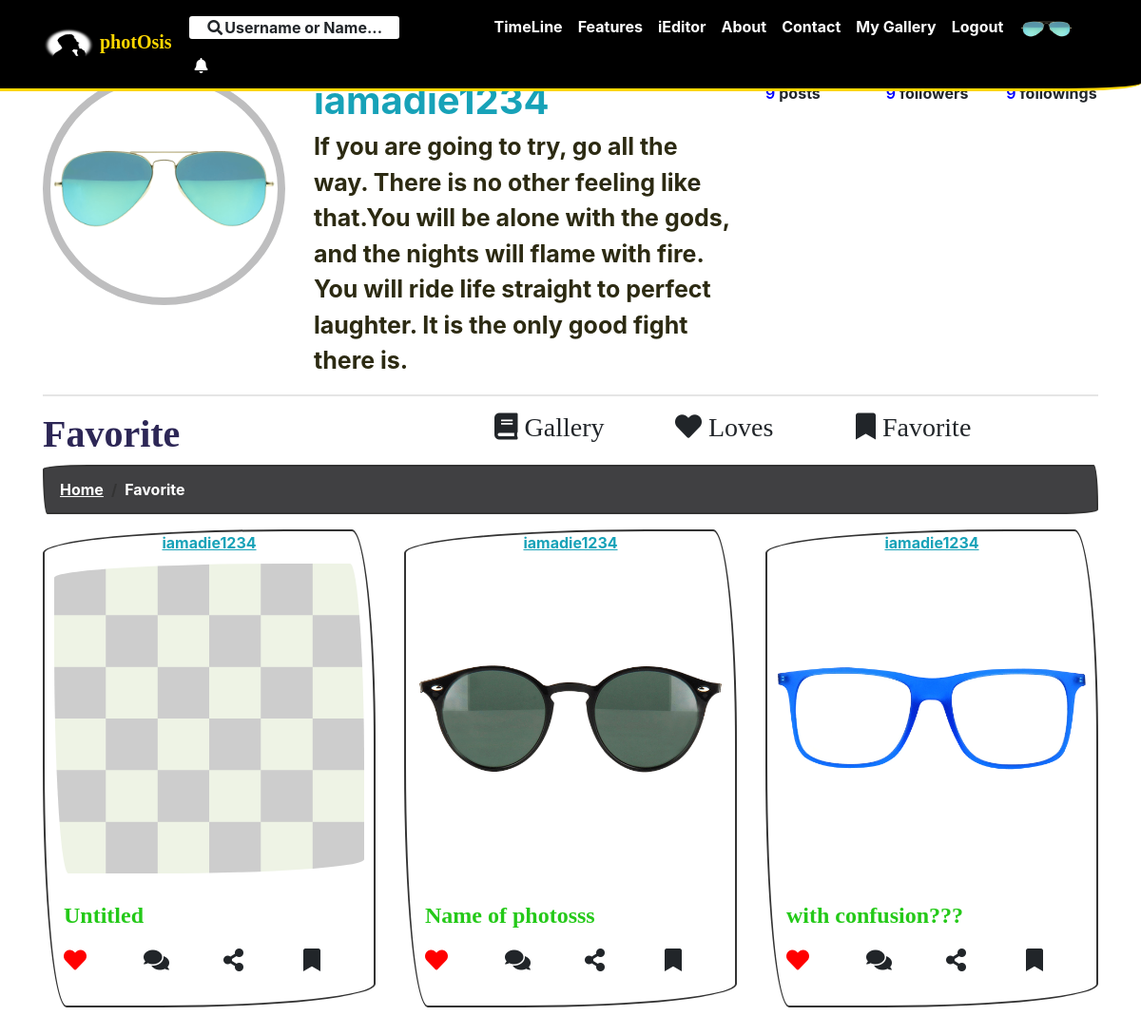
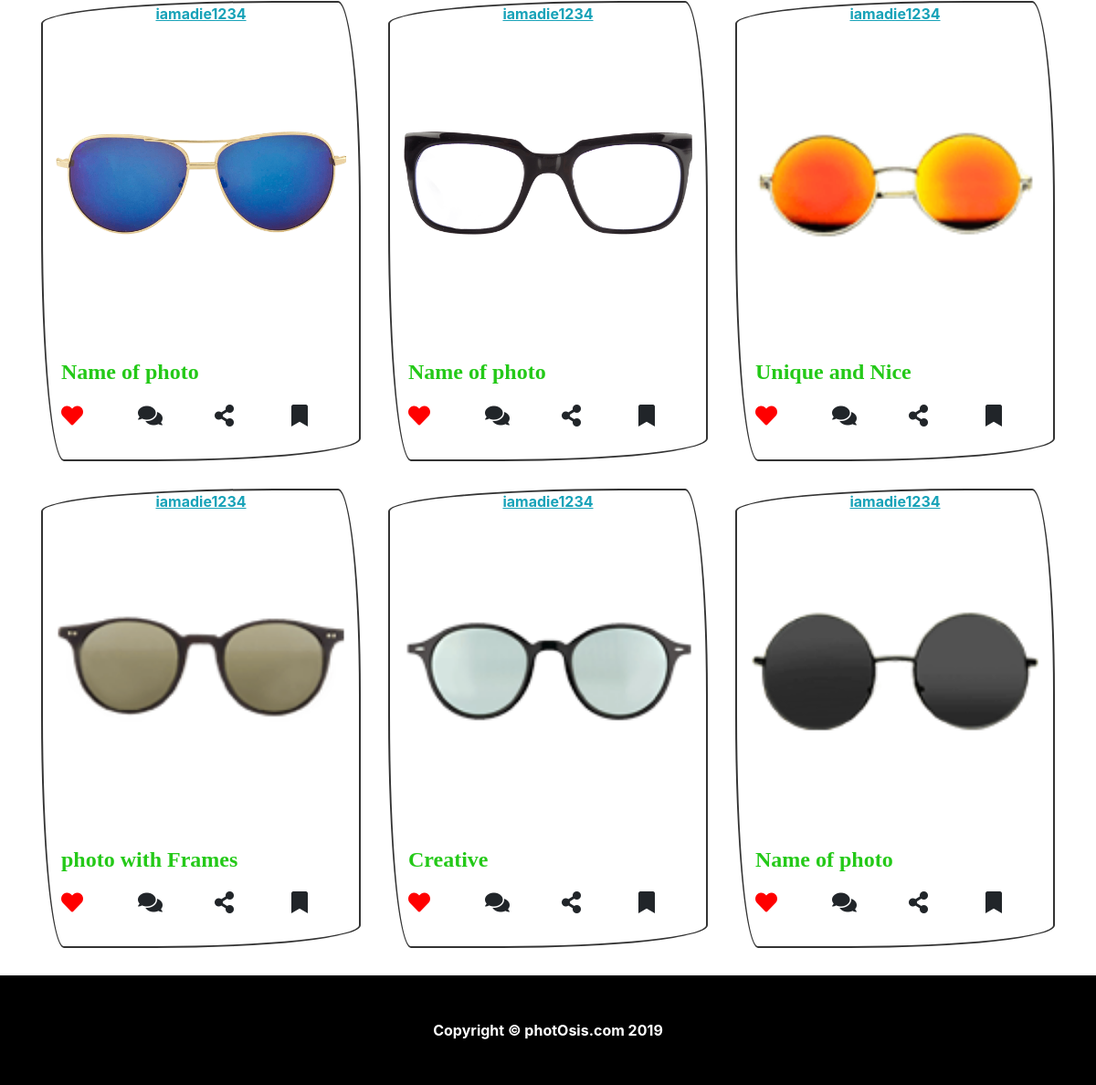
The app's page /favorite.php (signed in) with its own data (2 pictures, top to bottom).
### tables this page shows
CREATE TABLE `users` (
  `id` int(11) NOT NULL,
  `name` varchar(100) NOT NULL,
  `username` varchar(100) NOT NULL,
  `email` varchar(100) NOT NULL,
  `password` varchar(100) NOT NULL,
  `fav_quote` varchar(250) NOT NULL,
  `dob` date NOT NULL,
  `gender` int(2) NOT NULL,
  `status` int(2) NOT NULL,
  `profile_pic_status` int(3) NOT NULL,
  `login_status` int(3) NOT NULL
);

CREATE TABLE `user_photos` (
  `id` int(11) NOT NULL,
  `name` varchar(255) NOT NULL,
  `description` varchar(1000) NOT NULL,
  `user_id` int(11) NOT NULL,
  `status` int(11) NOT NULL,
  `time` datetime NOT NULL
);

### dbfiles/db.php (called while the page is built, shortened)
<?php
$db=Array(
	"host"=>"localhost",
	"username"=>"root",
	"password"=>"",
	"name"=>"iEdit"
);
function sql_query($query)
{
	global $db;
	$con=mysqli_connect($db['host'],$db['username'],$db['password'],$db['name']);
	$arr=[];
	$res=mysqli_query($con,$query);
	while ($row=mysqli_fetch_assoc($res)) {
		$arr[]=$row;
	}
	return $arr;
}
?>

### favorite.php (the view, shortened to what this page needs)
<?php
require_once "header.php";
$user=sql_query("select * from users where id={$_SESSION['userLogged']}");
$userPhotos=sql_query("SELECT users.name as uname, user_photos.name as pname,user_photos.id as pid,username, (case when EXISTS(select * from likes where user_id={$_SESSION['userLogged']} and photo_id=user_photos.id) then 1 else 0 end) as isLiked from user_photos,users where user_photos.user_id = users.id and user_id={$_SESSION['userLogged']}");
?>
<div class="container">
	<div class="row" style="margin-top:20px">
		<div class="col-lg-3">
			<a href="profile.php"><img class="rounded-circle " style="border:8px solid #bebebf;height:245px;width:255px;" src="<?php echo $profilePic?>">	</a>
		</div>
			<div class="col-lg-5">
				<a href="#" class="text-info" style="text-align:center;font-size:40px; text-decoration:none;">
					<?php
						foreach ($user as $key => $value)
							echo $value['username'];
					?>
				</a >
				<div class="" style="font-size:25px;text-decoration:none;font-weight:bold; color:#232108f5;">
					<?php
						foreach ($user as $key => $value)
							echo $value['fav_quote'];
					?>
				</div>
			</div>
				<div class="col-lg-4">
					<div class="row" style="margin-top:10px">
						<div class="col-lg-4" >
							<span style="font-weight:600; color:blue;">
								<?php
									$total_posts=sql_query("SELECT count(*) as pid from user_photos where user_id = {$_SESSION['userLogged']}");
									foreach ($total_posts as $key => $value)
									{
										echo $value['pid'].' ';
									}
								?>
							</span>posts
						</div>
						<div class="col-lg-4" >
							<span style="font-weight:600; color:blue;">
								<?php
									$total_posts=sql_query("SELECT count(*) as pid from user_photos where user_id = {$_SESSION['userLogged']}");
									foreach ($total_posts as $key => $value)
									{
										echo $value['pid'].' ';
									}
								?>
							</span>followers
						</div>
						<div class="col-lg-4" >
							<span style="font-weight:600; color:blue;">
								<?php
									$total_posts=sql_query("SELECT count(*) as pid from user_photos where user_id = {$_SESSION['userLogged']}");
									foreach ($total_posts as $key => $value)
									{
										echo $value['pid'].' ';
									}
								?>
							</span>followings
						</div>
					</div>
				</div>
	</div><hr>
    <div class="row">
		<div class="col-lg-5">
			<h1 class="" style="font-weight:bold; color:#2d2756;">Favorite</h1>
		</div>
		<div class="col-lg-2 	" >
				<h3 style="cursor:pointer;"onclick="window.location='my-gallery.php';"><i class="fa fa-book"></i><?php echo " "?>Gallery</h3>
		</div>
		<div class="col-lg-2 ">
				<h3 style="cursor:pointer;"onclick="window.location='love.php';"><i class="fa fa-heart"></i><?php echo " "?>Loves</h3>
		</div>
		<div class="col-lg-3 ">
				<h3 style="cursor:pointer;"onclick="window.location='favorite.php';"><i class="fa fa-bookmark"></i><?php echo " "?>Favorite</h3>
		</div>
    </div>
	<ol class="breadcrumb"style="background-color:#404042">
		<li class="breadcrumb-item">
			<a href="index.php"style="color:white">Home</a>
		</li>
		<li class="breadcrumb-item active"style="color:white">Favorite</li>
	</ol>
	<div class="row">
      	<?php
			foreach ($userPhotos as $key => $value)
			{
				echo '<div class="gallery col-lg-4 col-sm-6 portfolio-item">
			          <div class="card h-100 rounded">
		                <a href="#" class="text-info" style="text-align:center;id="username" text-decoration:none;">'.$value['username'].'</a>
			            <img class="card-img-top rounded" style="padding:10px" src="user_photos/png/'
			            .$value['pid'].'.png" alt="error loading image">
			            <div class="card-body">
			              <h4 class="card-title">
			                <a href="#" class="text-left card-img-top" style="text-decoration:none;text-align:center;font-weight:bold; color:#1bc70ff5;">'.$value['pname'].'</a>
			                <div class="row"  style="margin-top:20px">';
			                if($value['isLiked'] == 1){
			                	echo '
								<div class="col-md-3">
									<div class="love"><i class="fa fa-heart" style="transition: color 0.5s;color:red;" onclick="fnDoUnlike(this,'.$value['pid'].')"> </i></div>
								</div>';
			                }
			                else{
			                echo '
								<div class="col-md-3">
									<div class="love"><i class="fa fa-heart" style="transition: color 0.5s;" onclick="fnDoLike(this,'.$value['pid'].')"> </i></div>
								</div>';
			                }
							echo '
								<div class="col-md-3">
									<div class=""><i class="fa fa-comments" style="transition: color 0.5s;" onclick="fnDoLike(this)"> </i></div>
								</div>
								<div class="col-md-3">
									<div class=""><i class="fa fa-share-alt" style="transition: color 0.5s;" onclick="fnDoLike(this)"> </i></div>
								</div>
								<div class="col-md-3">
									<div class=""><i class="fa fa-bookmark" style="transition: color 0.5s;" onclick="fnDoLike(this)"> </i></div>
								</div>
			                </div>
			              </h4>
			            </div>
			          </div>
			        </div>';
			}
		?>
    </div>
		</div>
<div>
<?php
require "footer.php";
?>

### css/modern-business.css (style rules this page uses)
body { padding-top: 54px; }
@media (min-width: 992px) { body { padding-top: 56px; } }
.portfolio-item { margin-bottom: 30px; }

### records on screen
users: username "iamadie1234", fav_quote "If you are going to try, go all the way. There is no other feeling like that.You will be alone with the gods, and the nights will flame with fire. You will ride life straight to perfect laughter. It is the only good fight there is."
user_photos: user.username "iamadie1234", shows a picture, name "Untitled"
user_photos: user.username "iamadie1234", shows a picture, name "Name of photosss"
user_photos: user.username "iamadie1234", shows a picture, name "with confusion???"
user_photos: user.username "iamadie1234", shows a picture, name "Name of photo"
user_photos: user.username "iamadie1234", shows a picture, name "Name of photo"
user_photos: user.username "iamadie1234", shows a picture, name "Unique and Nice"
user_photos: user.username "iamadie1234", shows a picture, name "photo with Frames"
user_photos: user.username "iamadie1234", shows a picture, name "Creative"
user_photos: user.username "iamadie1234", shows a picture, name "Name of photo"

### other values on screen
$value['pid'] "9"
